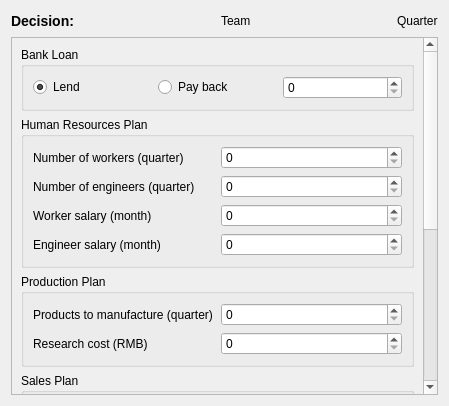
<?xml version="1.0" encoding="UTF-8"?>
<ui version="4.0">
 <class>DecisionWidget</class>
 <widget class="QWidget" name="DecisionWidget">
  <property name="geometry">
   <rect>
    <x>0</x>
    <y>0</y>
    <width>449</width>
    <height>406</height>
   </rect>
  </property>
  <property name="windowTitle">
   <string>Form</string>
  </property>
  <layout class="QVBoxLayout" name="verticalLayout_2">
   <item>
    <layout class="QHBoxLayout" name="horizontalLayout_9">
     <item>
      <widget class="QLabel" name="label_header">
       <property name="text">
        <string>&lt;html&gt;&lt;head/&gt;&lt;body&gt;&lt;p&gt;&lt;span style=&quot; font-size:large; font-weight:600;&quot;&gt;Decision:&lt;/span&gt;&lt;/p&gt;&lt;/body&gt;&lt;/html&gt;</string>
       </property>
      </widget>
     </item>
     <item>
      <spacer name="horizontalSpacer">
       <property name="orientation">
        <enum>Qt::Horizontal</enum>
       </property>
       <property name="sizeHint" stdset="0">
        <size>
         <width>40</width>
         <height>20</height>
        </size>
       </property>
      </spacer>
     </item>
     <item>
      <widget class="QLabel" name="team">
       <property name="text">
        <string>Team</string>
       </property>
      </widget>
     </item>
     <item>
      <spacer name="horizontalSpacer_2">
       <property name="orientation">
        <enum>Qt::Horizontal</enum>
       </property>
       <property name="sizeHint" stdset="0">
        <size>
         <width>40</width>
         <height>20</height>
        </size>
       </property>
      </spacer>
     </item>
     <item>
      <widget class="QLabel" name="quarter">
       <property name="text">
        <string>Quarter</string>
       </property>
      </widget>
     </item>
    </layout>
   </item>
   <item>
    <widget class="QScrollArea" name="scrollArea">
     <property name="widgetResizable">
      <bool>true</bool>
     </property>
     <widget class="QWidget" name="scrollAreaWidgetContents">
      <property name="geometry">
       <rect>
        <x>0</x>
        <y>-214</y>
        <width>411</width>
        <height>705</height>
       </rect>
      </property>
      <layout class="QVBoxLayout" name="verticalLayout">
       <item>
        <widget class="QGroupBox" name="groupBox_8">
         <property name="title">
          <string>Bank Loan</string>
         </property>
         <layout class="QGridLayout" name="gridLayout_6">
          <item row="0" column="0">
           <widget class="QRadioButton" name="isLend">
            <property name="text">
             <string>Lend</string>
            </property>
            <property name="checked">
             <bool>true</bool>
            </property>
           </widget>
          </item>
          <item row="0" column="1">
           <widget class="QRadioButton" name="isPayback">
            <property name="whatsThis">
             <string/>
            </property>
            <property name="text">
             <string>Pay back</string>
            </property>
           </widget>
          </item>
          <item row="0" column="2">
           <widget class="QSpinBox" name="loan">
            <property name="whatsThis">
             <string>loan</string>
            </property>
           </widget>
          </item>
         </layout>
        </widget>
       </item>
       <item>
        <widget class="QGroupBox" name="groupBox">
         <property name="title">
          <string>Human Resources Plan</string>
         </property>
         <layout class="QGridLayout" name="gridLayout_2">
          <item row="0" column="0">
           <widget class="QLabel" name="label">
            <property name="text">
             <string>Number of workers (quarter)</string>
            </property>
           </widget>
          </item>
          <item row="0" column="1">
           <widget class="QSpinBox" name="numWorkers">
            <property name="whatsThis">
             <string>workersOrdered</string>
            </property>
           </widget>
          </item>
          <item row="1" column="0">
           <widget class="QLabel" name="label_2">
            <property name="text">
             <string>Number of engineers (quarter)</string>
            </property>
           </widget>
          </item>
          <item row="1" column="1">
           <widget class="QSpinBox" name="numEngineers">
            <property name="whatsThis">
             <string>engineersOrdered</string>
            </property>
           </widget>
          </item>
          <item row="2" column="0">
           <widget class="QLabel" name="label_3">
            <property name="text">
             <string>Worker salary (month)</string>
            </property>
           </widget>
          </item>
          <item row="2" column="1">
           <widget class="QSpinBox" name="salWorkers">
            <property name="whatsThis">
             <string>workersSalary</string>
            </property>
           </widget>
          </item>
          <item row="3" column="0">
           <widget class="QLabel" name="label_4">
            <property name="text">
             <string>Engineer salary (month)</string>
            </property>
           </widget>
          </item>
          <item row="3" column="1">
           <widget class="QSpinBox" name="salEngineers">
            <property name="whatsThis">
             <string>engineersSalary</string>
            </property>
           </widget>
          </item>
         </layout>
        </widget>
       </item>
       <item>
        <widget class="QGroupBox" name="groupBox_2">
         <property name="title">
          <string>Production Plan</string>
         </property>
         <layout class="QGridLayout" name="gridLayout_4">
          <item row="0" column="0">
           <widget class="QLabel" name="label_5">
            <property name="text">
             <string>Products to manufacture (quarter)</string>
            </property>
           </widget>
          </item>
          <item row="0" column="1">
           <widget class="QSpinBox" name="productCount">
            <property name="whatsThis">
             <string>productsOrdered</string>
            </property>
           </widget>
          </item>
          <item row="1" column="0">
           <widget class="QLabel" name="label_6">
            <property name="text">
             <string>Research cost (RMB)</string>
            </property>
           </widget>
          </item>
          <item row="1" column="1">
           <widget class="QSpinBox" name="productResearch">
            <property name="whatsThis">
             <string>qualityCost</string>
            </property>
           </widget>
          </item>
         </layout>
        </widget>
       </item>
       <item>
        <widget class="QGroupBox" name="groupBox_3">
         <property name="minimumSize">
          <size>
           <width>0</width>
           <height>200</height>
          </size>
         </property>
         <property name="title">
          <string>Sales Plan</string>
         </property>
         <layout class="QGridLayout" name="gridLayout_5">
          <item row="0" column="0">
           <widget class="QLabel" name="label_7">
            <property name="text">
             <string>Sales price per product (RMB)</string>
            </property>
           </widget>
          </item>
          <item row="1" column="0">
           <widget class="QLabel" name="label_8">
            <property name="text">
             <string>Sales support cost (RMB)</string>
            </property>
           </widget>
          </item>
          <item row="1" column="1">
           <widget class="QSpinBox" name="supportCost">
            <property name="whatsThis">
             <string>salesSupport</string>
            </property>
           </widget>
          </item>
          <item row="0" column="1">
           <widget class="QSpinBox" name="productPrice">
            <property name="whatsThis">
             <string>price</string>
            </property>
           </widget>
          </item>
          <item row="2" column="0" colspan="2">
           <layout class="QHBoxLayout" name="horizontalLayout">
            <item>
             <widget class="QGroupBox" name="groupBox_6">
              <property name="title">
               <string>Add Sales Agent</string>
              </property>
              <layout class="QGridLayout" name="gridLayout">
               <item row="0" column="0">
                <widget class="MarketingWidget" name="agentAdd" native="true">
                 <property name="minimumSize">
                  <size>
                   <width>0</width>
                   <height>100</height>
                  </size>
                 </property>
                </widget>
               </item>
              </layout>
             </widget>
            </item>
            <item>
             <widget class="QGroupBox" name="groupBox_7">
              <property name="title">
               <string>Remove Sales Agent</string>
              </property>
              <layout class="QGridLayout" name="gridLayout_3">
               <item row="0" column="0">
                <widget class="MarketingWidget" name="agentRemove" native="true">
                 <property name="minimumSize">
                  <size>
                   <width>0</width>
                   <height>100</height>
                  </size>
                 </property>
                </widget>
               </item>
              </layout>
             </widget>
            </item>
           </layout>
          </item>
         </layout>
        </widget>
       </item>
       <item>
        <widget class="QGroupBox" name="groupBox_4">
         <property name="title">
          <string>Order Market Report</string>
         </property>
         <layout class="QVBoxLayout" name="verticalLayout_6">
          <item>
           <widget class="MarketingWidget" name="marketReport" native="true"/>
          </item>
         </layout>
        </widget>
       </item>
       <item>
        <widget class="QGroupBox" name="groupBox_5">
         <property name="title">
          <string>Hire Consultant</string>
         </property>
         <layout class="QVBoxLayout" name="verticalLayout_7">
          <item>
           <widget class="QCheckBox" name="hiredConsultant">
            <property name="text">
             <string>Hired consultant for next round</string>
            </property>
           </widget>
          </item>
         </layout>
        </widget>
       </item>
      </layout>
     </widget>
    </widget>
   </item>
  </layout>
 </widget>
 <customwidgets>
  <customwidget>
   <class>MarketingWidget</class>
   <extends>QWidget</extends>
   <header>marketingwidget.h</header>
   <container>1</container>
  </customwidget>
 </customwidgets>
 <resources/>
 <connections/>
</ui>
